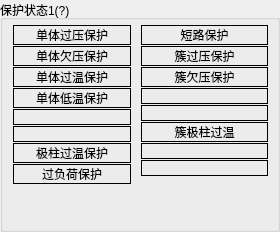
          <widget class="QGroupBox" name="G_ErrStatus">
           <property name="minimumSize">
            <size>
             <width>280</width>
             <height>0</height>
            </size>
           </property>
           <property name="title">
            <string>保护状态1(?)</string>
           </property>
           <layout class="QHBoxLayout" name="horizontalLayout_4">
            <property name="spacing">
             <number>5</number>
            </property>
            <property name="leftMargin">
             <number>5</number>
            </property>
            <property name="topMargin">
             <number>5</number>
            </property>
            <property name="rightMargin">
             <number>9</number>
            </property>
            <property name="bottomMargin">
             <number>5</number>
            </property>
            <item>
             <layout class="QVBoxLayout" name="verticalLayout_7">
              <property name="spacing">
               <number>1</number>
              </property>
              <property name="leftMargin">
               <number>5</number>
              </property>
              <property name="rightMargin">
               <number>5</number>
              </property>
              <item>
               <widget class="QLabel" name="bErr0">
                <property name="frameShape">
                 <enum>QFrame::Box</enum>
                </property>
                <property name="text">
                 <string>单体过压保护</string>
                </property>
                <property name="alignment">
                 <set>Qt::AlignCenter</set>
                </property>
               </widget>
              </item>
              <item>
               <widget class="QLabel" name="bErr1">
                <property name="frameShape">
                 <enum>QFrame::Box</enum>
                </property>
                <property name="text">
                 <string>单体欠压保护</string>
                </property>
                <property name="alignment">
                 <set>Qt::AlignCenter</set>
                </property>
               </widget>
              </item>
              <item>
               <widget class="QLabel" name="bErr2">
                <property name="frameShape">
                 <enum>QFrame::Box</enum>
                </property>
                <property name="text">
                 <string>单体过温保护</string>
                </property>
                <property name="alignment">
                 <set>Qt::AlignCenter</set>
                </property>
               </widget>
              </item>
              <item>
               <widget class="QLabel" name="bErr3">
                <property name="frameShape">
                 <enum>QFrame::Box</enum>
                </property>
                <property name="text">
                 <string>单体低温保护</string>
                </property>
                <property name="alignment">
                 <set>Qt::AlignCenter</set>
                </property>
               </widget>
              </item>
              <item>
               <widget class="QLabel" name="bErr4">
                <property name="frameShape">
                 <enum>QFrame::Box</enum>
                </property>
                <property name="text">
                 <string/>
                </property>
                <property name="alignment">
                 <set>Qt::AlignCenter</set>
                </property>
               </widget>
              </item>
              <item>
               <widget class="QLabel" name="bErr5">
                <property name="frameShape">
                 <enum>QFrame::Box</enum>
                </property>
                <property name="text">
                 <string/>
                </property>
                <property name="alignment">
                 <set>Qt::AlignCenter</set>
                </property>
               </widget>
              </item>
              <item>
               <widget class="QLabel" name="bErr6">
                <property name="frameShape">
                 <enum>QFrame::Box</enum>
                </property>
                <property name="text">
                 <string>极柱过温保护</string>
                </property>
                <property name="alignment">
                 <set>Qt::AlignCenter</set>
                </property>
               </widget>
              </item>
              <item>
               <widget class="QLabel" name="bErr7">
                <property name="frameShape">
                 <enum>QFrame::Box</enum>
                </property>
                <property name="text">
                 <string>过负荷保护</string>
                </property>
                <property name="scaledContents">
                 <bool>true</bool>
                </property>
                <property name="alignment">
                 <set>Qt::AlignCenter</set>
                </property>
               </widget>
              </item>
              <item>
               <spacer name="verticalSpacer_7">
                <property name="orientation">
                 <enum>Qt::Vertical</enum>
                </property>
                <property name="sizeHint" stdset="0">
                 <size>
                  <width>20</width>
                  <height>40</height>
                 </size>
                </property>
               </spacer>
              </item>
             </layout>
            </item>
            <item>
             <layout class="QVBoxLayout" name="verticalLayout_8">
              <property name="spacing">
               <number>1</number>
              </property>
              <item>
               <widget class="QLabel" name="bErr8">
                <property name="frameShape">
                 <enum>QFrame::Box</enum>
                </property>
                <property name="text">
                 <string>短路保护</string>
                </property>
                <property name="alignment">
                 <set>Qt::AlignCenter</set>
                </property>
               </widget>
              </item>
              <item>
               <widget class="QLabel" name="bErr9">
                <property name="frameShape">
                 <enum>QFrame::Box</enum>
                </property>
                <property name="text">
                 <string>簇过压保护</string>
                </property>
                <property name="alignment">
                 <set>Qt::AlignCenter</set>
                </property>
               </widget>
              </item>
              <item>
               <widget class="QLabel" name="bErr10">
                <property name="frameShape">
                 <enum>QFrame::Box</enum>
                </property>
                <property name="text">
                 <string>簇欠压保护</string>
                </property>
                <property name="alignment">
                 <set>Qt::AlignCenter</set>
                </property>
               </widget>
              </item>
              <item>
               <widget class="QLabel" name="bErr11">
                <property name="frameShape">
                 <enum>QFrame::Box</enum>
                </property>
                <property name="text">
                 <string/>
                </property>
                <property name="alignment">
                 <set>Qt::AlignCenter</set>
                </property>
               </widget>
              </item>
              <item>
               <widget class="QLabel" name="bErr12">
                <property name="frameShape">
                 <enum>QFrame::Box</enum>
                </property>
                <property name="text">
                 <string/>
                </property>
                <property name="alignment">
                 <set>Qt::AlignCenter</set>
                </property>
               </widget>
              </item>
              <item>
               <widget class="QLabel" name="bErr13">
                <property name="frameShape">
                 <enum>QFrame::Box</enum>
                </property>
                <property name="text">
                 <string>簇极柱过温</string>
                </property>
                <property name="alignment">
                 <set>Qt::AlignCenter</set>
                </property>
               </widget>
              </item>
              <item>
               <widget class="QLabel" name="bErr14">
                <property name="frameShape">
                 <enum>QFrame::Box</enum>
                </property>
                <property name="text">
                 <string/>
                </property>
                <property name="alignment">
                 <set>Qt::AlignCenter</set>
                </property>
               </widget>
              </item>
              <item>
               <widget class="QLabel" name="bErr15">
                <property name="frameShape">
                 <enum>QFrame::Box</enum>
                </property>
                <property name="text">
                 <string/>
                </property>
                <property name="alignment">
                 <set>Qt::AlignCenter</set>
                </property>
               </widget>
              </item>
              <item>
               <spacer name="verticalSpacer_8">
                <property name="orientation">
                 <enum>Qt::Vertical</enum>
                </property>
                <property name="sizeHint" stdset="0">
                 <size>
                  <width>20</width>
                  <height>40</height>
                 </size>
                </property>
               </spacer>
              </item>
             </layout>
            </item>
           </layout>
          </widget>
